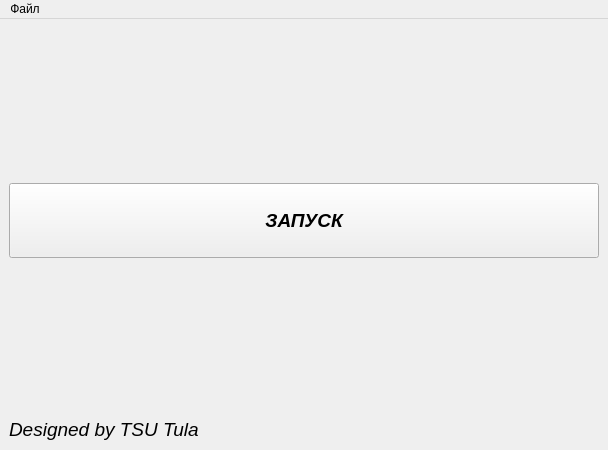
<?xml version="1.0" encoding="UTF-8"?>
<ui version="4.0">
 <class>MainWindow</class>
 <widget class="QMainWindow" name="MainWindow">
  <property name="geometry">
   <rect>
    <x>0</x>
    <y>0</y>
    <width>608</width>
    <height>450</height>
   </rect>
  </property>
  <property name="font">
   <font>
    <pointsize>9</pointsize>
    <italic>false</italic>
    <bold>false</bold>
   </font>
  </property>
  <property name="windowTitle">
   <string>MainWindow</string>
  </property>
  <widget class="QWidget" name="centralwidget">
   <layout class="QGridLayout" name="gridLayout">
    <item row="2" column="0">
     <spacer name="verticalSpacer">
      <property name="orientation">
       <enum>Qt::Vertical</enum>
      </property>
      <property name="sizeHint" stdset="0">
       <size>
        <width>20</width>
        <height>40</height>
       </size>
      </property>
     </spacer>
    </item>
    <item row="3" column="0">
     <widget class="QLabel" name="label">
      <property name="font">
       <font>
        <pointsize>14</pointsize>
        <italic>true</italic>
        <bold>false</bold>
       </font>
      </property>
      <property name="text">
       <string>Designed by TSU Tula</string>
      </property>
     </widget>
    </item>
    <item row="1" column="0">
     <widget class="QPushButton" name="StartButton">
      <property name="font">
       <font>
        <pointsize>14</pointsize>
        <italic>true</italic>
        <bold>true</bold>
       </font>
      </property>
      <property name="text">
       <string>
ЗАПУСК
</string>
      </property>
     </widget>
    </item>
    <item row="0" column="0">
     <spacer name="verticalSpacer_2">
      <property name="orientation">
       <enum>Qt::Vertical</enum>
      </property>
      <property name="sizeHint" stdset="0">
       <size>
        <width>20</width>
        <height>40</height>
       </size>
      </property>
     </spacer>
    </item>
   </layout>
  </widget>
  <widget class="QMenuBar" name="menubar">
   <property name="geometry">
    <rect>
     <x>0</x>
     <y>0</y>
     <width>608</width>
     <height>21</height>
    </rect>
   </property>
   <widget class="QMenu" name="menu">
    <property name="title">
     <string>Файл</string>
    </property>
    <addaction name="ConfigSerialPort"/>
   </widget>
   <addaction name="menu"/>
  </widget>
  <action name="ConfigSerialPort">
   <property name="text">
    <string>Конфигурация порта</string>
   </property>
  </action>
 </widget>
 <resources/>
 <connections/>
</ui>
